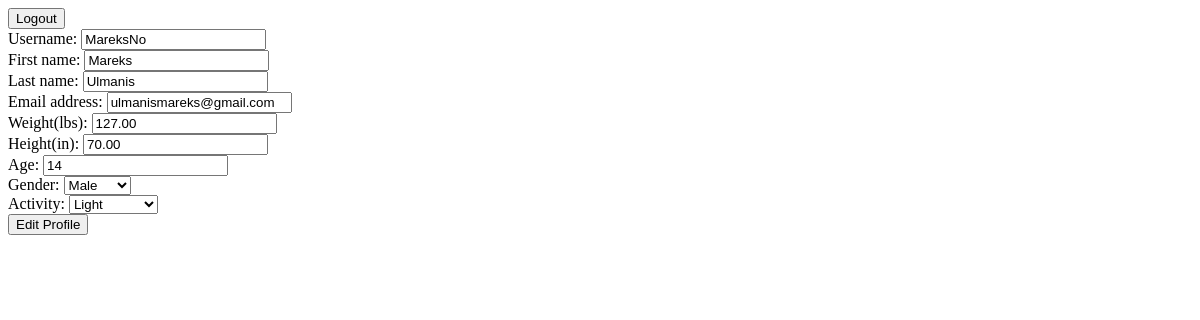
Page /users/edit_user/ (signed in) on the earlier database version.
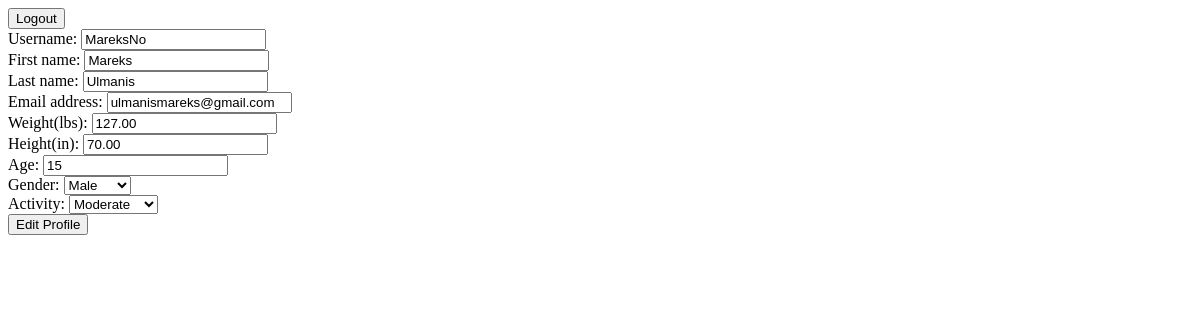
Same page on the later database version.
### users/models.py (models this page shows, shortened)
class Profile(models.Model):
    MALE = 'm'
    FEMALE = 'f'
    BMR = 'BMR'
    SEDENTARY = 'Sedentary'
    LIGHT = 'Light'
    MODERATE = 'Moderate'
    VERY_ACTIVE = 'Very Active'
    GENDER_CHOICES = [
        (MALE, 'Male'),
        (FEMALE, 'Female')
    ]
    ACTIVITY_CHOICES = [
        (BMR, 'BMR'),
        (SEDENTARY, 'Sedentary'),
        (LIGHT, 'Light'),
        (MODERATE, 'Moderate'),
        (VERY_ACTIVE, 'Very Active')
    ]
    user = models.OneToOneField(to=settings.AUTH_USER_MODEL, on_delete=models.CASCADE)
    weight = models.DecimalField(verbose_name='Weight(lbs)', decimal_places=2, max_digits=6, default=154.32)
    height = models.DecimalField(verbose_name='Height(in)', decimal_places=2, max_digits=6, default=70.0)
    gender = models.CharField(choices=GENDER_CHOICES, max_length=1)
    age = models.IntegerField(verbose_name='Age', default=18)
    activity = models.CharField(choices=ACTIVITY_CHOICES, max_length=11, default=BMR)

### users/views.py (the view, shortened to what this page needs)
# urls.py: path('edit_user/', views.EditProfileView.as_view(), name='edit-user'),
class EditProfileView(LoginRequiredMixin, View):
    def get(self, request):
        user_instance = get_object_or_404(klass=User, pk=request.user.id)
        profile_instance = get_object_or_404(klass=users_models.Profile, user=request.user)
        form_user = forms.UserForm(instance=user_instance)
        form_profile = forms.ProfileForm(instance=profile_instance)
        return render(request=request, template_name='users/user_form.html', context={
            'form_user': form_user,
            'form_profile': form_profile,
            'action': 'Edit Profile'
        })

### users/forms.py
class UserForm(forms.ModelForm):
    class Meta:
        model = User
        fields = ['username', 'first_name', 'last_name', 'email']

class ProfileForm(forms.ModelForm):
    class Meta:
        model = user_models.Profile
        fields = ['weight', 'height', 'age', 'gender', 'activity']

### users/templates/users/user_form.html (shortened to what this page needs)
{% extends 'users/base.html' %}
{% block body %}
        <form action="" method="post"> {% csrf_token %}
            {% for field in form_user %}
                <div>
                    {{ field.label }}: {{ field }}
                </div>
            {% endfor %}
            {% for field in form_profile %}
                <div>
                    {{ field.label }}: {{ field }}
                </div>
            {% endfor %}
        <input type="submit" value="{{ action }}">
        </form>
{% endblock %}

Differences in the rows shown:
changed Profile "Male": age "14" → "15"; activity "Light" → "Moderate"
